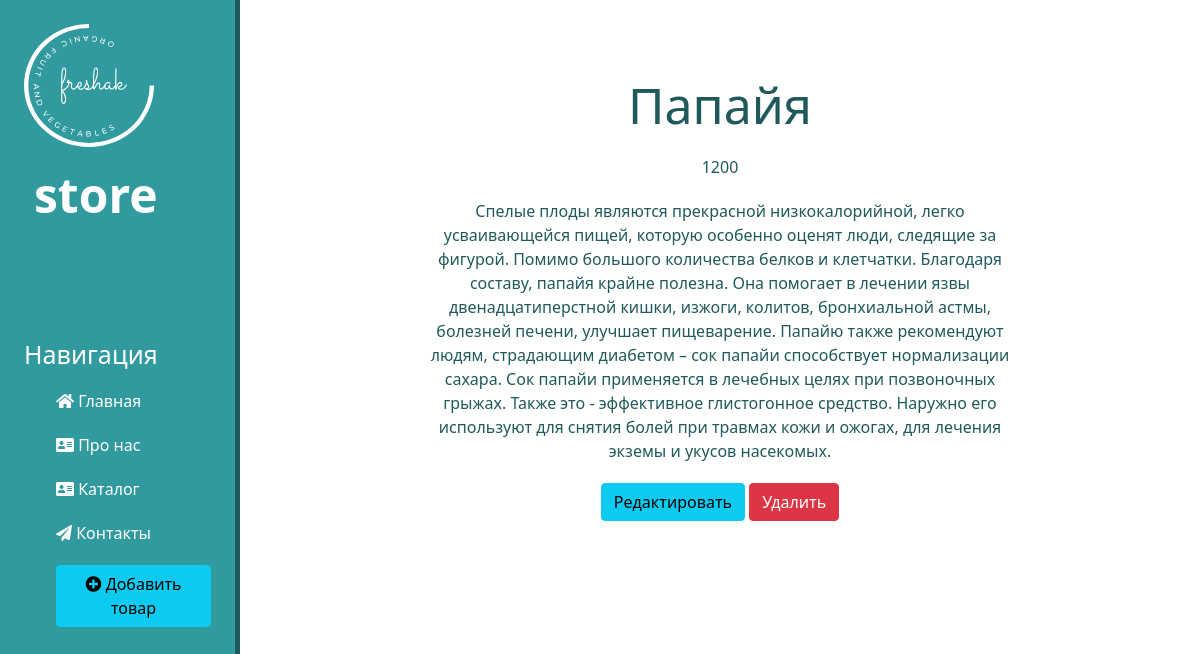
The page /catalog/3/ on the database its author committed.
### catalog/models.py (models this page shows, shortened)
class Goods(models.Model):
    title = models.CharField('Название', max_length=50)
    description = models.TextField('Описание')
    price = models.IntegerField('Цена')
    date = models.DateTimeField('Дата поставки')
    class Meta:
        verbose_name = 'Товар'
        verbose_name_plural = 'Товары'

### catalog/views.py (the view)
# urls.py: path('/<int:pk>/', views.CatalogDetailView.as_view(), name='catalog_detail'),
class CatalogDetailView(DetailView):
    model = Goods
    template_name = 'catalog/details_view.html'
    context_object_name = 'good'

### catalog/templates/catalog/details_view.html (shortened to what this page needs)
{% extends 'main/base.html' %}
{% block content %}
    <div class="features">
        <h1>{{ good.title }}</h1>
        <p>{{ good.price }}</p>
        <p>{{ good.description }}</p>
        <a href="{% url 'catalog_update' good.pk %}" class="btn btn-info">Редактировать</a>
        <a href="{% url 'catalog_delete' good.pk %}" class="btn btn-danger">Удалить</a>
    </div>
{% endblock %}

### main/static/main/css/main.css (style rules this page uses)
body { background: #fff; display: flex; min-height: 100vh; }
main .features { margin-top: 75px; width: 75%; text-align: center; color: #20595C; }
main .features h1 { font-size: 50px; }
main .features p { max-width: 600px; margin: 20px auto; }

### rows shown on the page
Goods: title "Папайя", price "1200", description "Спелые плоды являются прекрасной низкокалорийной, легко усваивающейся пищей, которую особенно оценят люди, следящие за фигурой. Помимо большого количества белков и клетчатки. Благодаря составу, папайя крайне полезна. Она помогает в лечении язвы двенадцатиперстной кишки, изжоги, колитов, бронхиальной астмы, болезней печени, улучшает пищеварение. Папайю также рекомендуют людям, страдающим диабетом – сок папайи способствует нормализации сахара. Сок папайи применяется в лечебных целях при позвоночных грыжах. Также это - эффективное глистогонное средство. Наружно его используют для снятия болей при травмах кожи и ожогах, для лечения экземы и укусов насекомых."
